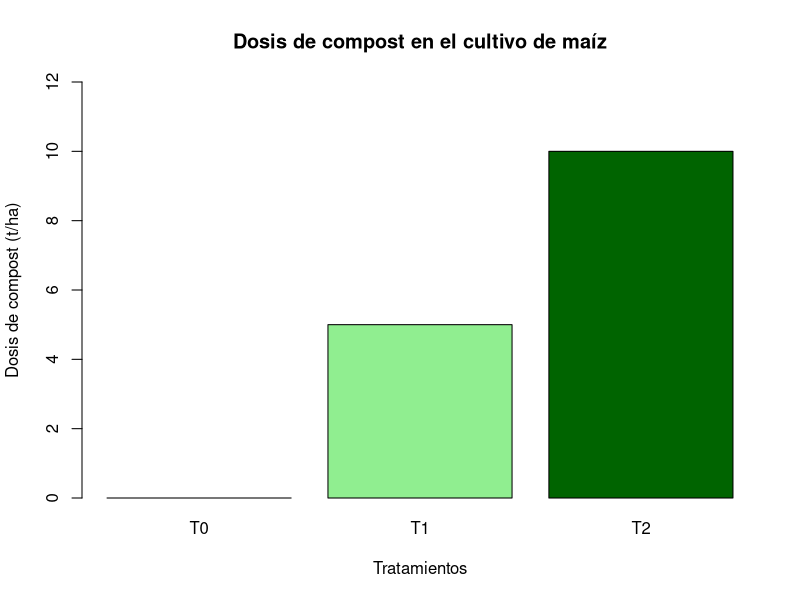
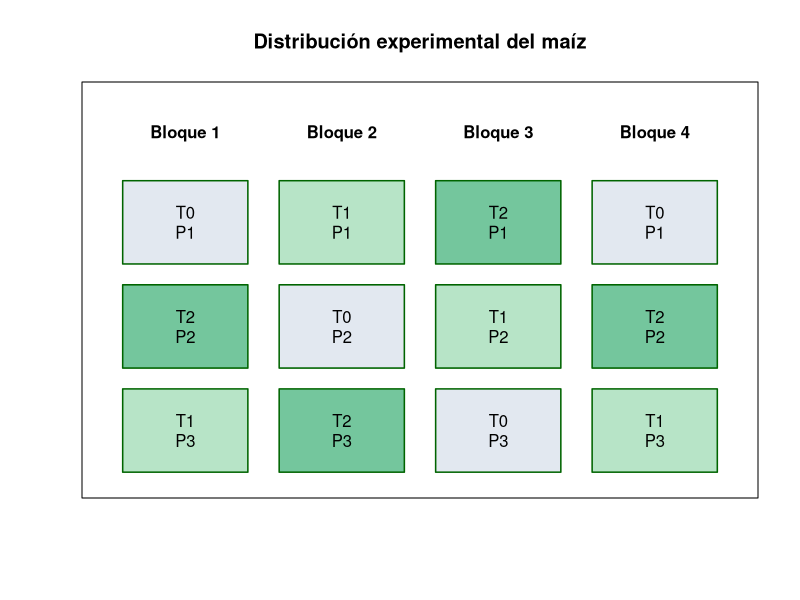

Recreate these plots in R, in order.
## ---- chunk 1
#| label: tbl-prueba
#| tbl-cap: "Dosis de compost propuestas para el maíz"

tratamientos <- data.frame(
  Tratamiento = c("T0", "T1", "T2"),
  Dosis = c(0, 5, 10),
  Repeticiones = c(4, 4, 4)
)

knitr::kable(
  tratamientos,
  col.names = c(
    "Tratamiento",
    "Dosis (t/ha)",
    "Repeticiones"
  ),
  align = "c"
)
## ---- chunk 2
#| label: fig-dosis
#| fig-cap: "Dosis de compost consideradas en el experimento."
#| fig-width: 8
#| fig-height: 5

barplot(
  height = c(0, 5, 10),
  names.arg = c("T0", "T1", "T2"),
  col = c("gray80", "lightgreen", "darkgreen"),
  border = "black",
  main = "Dosis de compost en el cultivo de maíz",
  xlab = "Tratamientos",
  ylab = "Dosis de compost (t/ha)",
  ylim = c(0, 12)
)
## ---- chunk 3
#| label: tbl-aleatorizacion
#| tbl-cap: "Distribución aleatoria de tratamientos en cuatro bloques"

set.seed(2026)

bloques <- paste0("B", 1:4)

diseno <- do.call(
  rbind,
  lapply(1:4, function(i) {
    data.frame(
      Bloque = bloques[i],
      Parcela = paste0("P", 1:3),
      Tratamiento = sample(
        c("T0", "T1", "T2"),
        size = 3,
        replace = FALSE
      )
    )
  })
)

rownames(diseno) <- NULL

knitr::kable(
  diseno,
  align = "c"
)
## ---- chunk 4
#| label: fig-croquis
#| fig-cap: "Croquis de distribución aleatoria de tratamientos en un DBCA."
#| fig-width: 9
#| fig-height: 5

colores <- c(
  T0 = "#E2E8F0",
  T1 = "#B7E4C7",
  T2 = "#74C69D"
)

plot(
  NA,
  xlim = c(0, 4),
  ylim = c(0, 3.7),
  xlab = "",
  ylab = "",
  main = "Distribución experimental del maíz",
  axes = FALSE
)

for (b in 1:4) {

  text(
    x = b - 0.5,
    y = 3.35,
    labels = paste("Bloque", b),
    font = 2,
    cex = 1
  )

  datos_bloque <- diseno[
    diseno$Bloque == bloques[b],
  ]

  for (p in 1:3) {

    tratamiento <- datos_bloque$Tratamiento[p]

    rect(
      xleft = b - 0.9,
      ybottom = 3 - p + 0.1,
      xright = b - 0.1,
      ytop = 4 - p - 0.1,
      col = colores[tratamiento],
      border = "darkgreen",
      lwd = 1.5
    )

    text(
      x = b - 0.5,
      y = 3.5 - p,
      labels = paste0(
        tratamiento, "\n",
        datos_bloque$Parcela[p]
      ),
      cex = 1
    )
  }
}

box()
## ---- chunk 5
#| label: tbl-variables
#| tbl-cap: "Variables de evaluación propuestas"

variables <- data.frame(
  Variable = c(
    "Altura de planta",
    "Diámetro del tallo",
    "Rendimiento de grano"
  ),

  Unidad = c(
    "cm",
    "mm",
    "t/ha"
  ),

  Evaluacion = c(
    "Durante el crecimiento",
    "Durante el crecimiento",
    "Al momento de la cosecha"
  )
)

knitr::kable(
  variables,
  align = "c"
)
